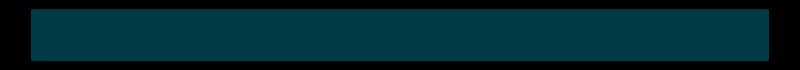
<?xml version="1.0" encoding="UTF-8"?>
<ui version="4.0">
 <class>MainWindow</class>
 <widget class="QMainWindow" name="MainWindow">
  <property name="geometry">
   <rect>
    <x>0</x>
    <y>0</y>
    <width>800</width>
    <height>70</height>
   </rect>
  </property>
  <property name="palette">
   <palette>
    <active>
     <colorrole role="Button">
      <brush brushstyle="SolidPattern">
       <color alpha="255">
        <red>0</red>
        <green>0</green>
        <blue>0</blue>
       </color>
      </brush>
     </colorrole>
     <colorrole role="Light">
      <brush brushstyle="SolidPattern">
       <color alpha="255">
        <red>0</red>
        <green>0</green>
        <blue>0</blue>
       </color>
      </brush>
     </colorrole>
     <colorrole role="Midlight">
      <brush brushstyle="SolidPattern">
       <color alpha="255">
        <red>0</red>
        <green>59</green>
        <blue>70</blue>
       </color>
      </brush>
     </colorrole>
     <colorrole role="Dark">
      <brush brushstyle="SolidPattern">
       <color alpha="255">
        <red>0</red>
        <green>59</green>
        <blue>70</blue>
       </color>
      </brush>
     </colorrole>
     <colorrole role="Mid">
      <brush brushstyle="SolidPattern">
       <color alpha="255">
        <red>0</red>
        <green>0</green>
        <blue>0</blue>
       </color>
      </brush>
     </colorrole>
     <colorrole role="BrightText">
      <brush brushstyle="SolidPattern">
       <color alpha="255">
        <red>0</red>
        <green>59</green>
        <blue>70</blue>
       </color>
      </brush>
     </colorrole>
     <colorrole role="Base">
      <brush brushstyle="SolidPattern">
       <color alpha="255">
        <red>0</red>
        <green>0</green>
        <blue>0</blue>
       </color>
      </brush>
     </colorrole>
     <colorrole role="Window">
      <brush brushstyle="SolidPattern">
       <color alpha="255">
        <red>0</red>
        <green>0</green>
        <blue>0</blue>
       </color>
      </brush>
     </colorrole>
     <colorrole role="Shadow">
      <brush brushstyle="SolidPattern">
       <color alpha="255">
        <red>0</red>
        <green>0</green>
        <blue>0</blue>
       </color>
      </brush>
     </colorrole>
     <colorrole role="HighlightedText">
      <brush brushstyle="SolidPattern">
       <color alpha="255">
        <red>0</red>
        <green>59</green>
        <blue>70</blue>
       </color>
      </brush>
     </colorrole>
     <colorrole role="AlternateBase">
      <brush brushstyle="SolidPattern">
       <color alpha="255">
        <red>0</red>
        <green>59</green>
        <blue>70</blue>
       </color>
      </brush>
     </colorrole>
     <colorrole role="ToolTipBase">
      <brush brushstyle="SolidPattern">
       <color alpha="255">
        <red>0</red>
        <green>59</green>
        <blue>70</blue>
       </color>
      </brush>
     </colorrole>
    </active>
    <inactive>
     <colorrole role="Button">
      <brush brushstyle="SolidPattern">
       <color alpha="255">
        <red>0</red>
        <green>0</green>
        <blue>0</blue>
       </color>
      </brush>
     </colorrole>
     <colorrole role="Light">
      <brush brushstyle="SolidPattern">
       <color alpha="255">
        <red>0</red>
        <green>0</green>
        <blue>0</blue>
       </color>
      </brush>
     </colorrole>
     <colorrole role="Midlight">
      <brush brushstyle="SolidPattern">
       <color alpha="255">
        <red>0</red>
        <green>59</green>
        <blue>70</blue>
       </color>
      </brush>
     </colorrole>
     <colorrole role="Dark">
      <brush brushstyle="SolidPattern">
       <color alpha="255">
        <red>0</red>
        <green>59</green>
        <blue>70</blue>
       </color>
      </brush>
     </colorrole>
     <colorrole role="Mid">
      <brush brushstyle="SolidPattern">
       <color alpha="255">
        <red>0</red>
        <green>0</green>
        <blue>0</blue>
       </color>
      </brush>
     </colorrole>
     <colorrole role="BrightText">
      <brush brushstyle="SolidPattern">
       <color alpha="255">
        <red>0</red>
        <green>59</green>
        <blue>70</blue>
       </color>
      </brush>
     </colorrole>
     <colorrole role="Base">
      <brush brushstyle="SolidPattern">
       <color alpha="255">
        <red>0</red>
        <green>0</green>
        <blue>0</blue>
       </color>
      </brush>
     </colorrole>
     <colorrole role="Window">
      <brush brushstyle="SolidPattern">
       <color alpha="255">
        <red>0</red>
        <green>0</green>
        <blue>0</blue>
       </color>
      </brush>
     </colorrole>
     <colorrole role="Shadow">
      <brush brushstyle="SolidPattern">
       <color alpha="255">
        <red>0</red>
        <green>0</green>
        <blue>0</blue>
       </color>
      </brush>
     </colorrole>
     <colorrole role="HighlightedText">
      <brush brushstyle="SolidPattern">
       <color alpha="255">
        <red>0</red>
        <green>59</green>
        <blue>70</blue>
       </color>
      </brush>
     </colorrole>
     <colorrole role="AlternateBase">
      <brush brushstyle="SolidPattern">
       <color alpha="255">
        <red>0</red>
        <green>59</green>
        <blue>70</blue>
       </color>
      </brush>
     </colorrole>
     <colorrole role="ToolTipBase">
      <brush brushstyle="SolidPattern">
       <color alpha="255">
        <red>0</red>
        <green>59</green>
        <blue>70</blue>
       </color>
      </brush>
     </colorrole>
    </inactive>
    <disabled>
     <colorrole role="WindowText">
      <brush brushstyle="SolidPattern">
       <color alpha="255">
        <red>0</red>
        <green>59</green>
        <blue>70</blue>
       </color>
      </brush>
     </colorrole>
     <colorrole role="Button">
      <brush brushstyle="SolidPattern">
       <color alpha="255">
        <red>0</red>
        <green>0</green>
        <blue>0</blue>
       </color>
      </brush>
     </colorrole>
     <colorrole role="Light">
      <brush brushstyle="SolidPattern">
       <color alpha="255">
        <red>0</red>
        <green>0</green>
        <blue>0</blue>
       </color>
      </brush>
     </colorrole>
     <colorrole role="Midlight">
      <brush brushstyle="SolidPattern">
       <color alpha="255">
        <red>0</red>
        <green>59</green>
        <blue>70</blue>
       </color>
      </brush>
     </colorrole>
     <colorrole role="Dark">
      <brush brushstyle="SolidPattern">
       <color alpha="255">
        <red>0</red>
        <green>59</green>
        <blue>70</blue>
       </color>
      </brush>
     </colorrole>
     <colorrole role="Mid">
      <brush brushstyle="SolidPattern">
       <color alpha="255">
        <red>0</red>
        <green>0</green>
        <blue>0</blue>
       </color>
      </brush>
     </colorrole>
     <colorrole role="Text">
      <brush brushstyle="SolidPattern">
       <color alpha="255">
        <red>0</red>
        <green>59</green>
        <blue>70</blue>
       </color>
      </brush>
     </colorrole>
     <colorrole role="BrightText">
      <brush brushstyle="SolidPattern">
       <color alpha="255">
        <red>0</red>
        <green>59</green>
        <blue>70</blue>
       </color>
      </brush>
     </colorrole>
     <colorrole role="ButtonText">
      <brush brushstyle="SolidPattern">
       <color alpha="255">
        <red>0</red>
        <green>59</green>
        <blue>70</blue>
       </color>
      </brush>
     </colorrole>
     <colorrole role="Base">
      <brush brushstyle="SolidPattern">
       <color alpha="255">
        <red>0</red>
        <green>0</green>
        <blue>0</blue>
       </color>
      </brush>
     </colorrole>
     <colorrole role="Window">
      <brush brushstyle="SolidPattern">
       <color alpha="255">
        <red>0</red>
        <green>0</green>
        <blue>0</blue>
       </color>
      </brush>
     </colorrole>
     <colorrole role="Shadow">
      <brush brushstyle="SolidPattern">
       <color alpha="255">
        <red>0</red>
        <green>0</green>
        <blue>0</blue>
       </color>
      </brush>
     </colorrole>
     <colorrole role="HighlightedText">
      <brush brushstyle="SolidPattern">
       <color alpha="255">
        <red>0</red>
        <green>59</green>
        <blue>70</blue>
       </color>
      </brush>
     </colorrole>
     <colorrole role="AlternateBase">
      <brush brushstyle="SolidPattern">
       <color alpha="255">
        <red>0</red>
        <green>59</green>
        <blue>70</blue>
       </color>
      </brush>
     </colorrole>
     <colorrole role="ToolTipBase">
      <brush brushstyle="SolidPattern">
       <color alpha="255">
        <red>0</red>
        <green>59</green>
        <blue>70</blue>
       </color>
      </brush>
     </colorrole>
    </disabled>
   </palette>
  </property>
  <property name="windowTitle">
   <string>MainWindow</string>
  </property>
  <widget class="QWidget" name="centralwidget">
   <property name="palette">
    <palette>
     <active>
      <colorrole role="Button">
       <brush brushstyle="SolidPattern">
        <color alpha="255">
         <red>0</red>
         <green>59</green>
         <blue>70</blue>
        </color>
       </brush>
      </colorrole>
      <colorrole role="Midlight">
       <brush brushstyle="SolidPattern">
        <color alpha="255">
         <red>0</red>
         <green>59</green>
         <blue>70</blue>
        </color>
       </brush>
      </colorrole>
      <colorrole role="Dark">
       <brush brushstyle="SolidPattern">
        <color alpha="255">
         <red>0</red>
         <green>59</green>
         <blue>70</blue>
        </color>
       </brush>
      </colorrole>
      <colorrole role="Mid">
       <brush brushstyle="SolidPattern">
        <color alpha="255">
         <red>0</red>
         <green>59</green>
         <blue>70</blue>
        </color>
       </brush>
      </colorrole>
      <colorrole role="BrightText">
       <brush brushstyle="SolidPattern">
        <color alpha="255">
         <red>0</red>
         <green>59</green>
         <blue>70</blue>
        </color>
       </brush>
      </colorrole>
      <colorrole role="Base">
       <brush brushstyle="SolidPattern">
        <color alpha="255">
         <red>0</red>
         <green>59</green>
         <blue>70</blue>
        </color>
       </brush>
      </colorrole>
      <colorrole role="Window">
       <brush brushstyle="SolidPattern">
        <color alpha="255">
         <red>0</red>
         <green>59</green>
         <blue>70</blue>
        </color>
       </brush>
      </colorrole>
      <colorrole role="HighlightedText">
       <brush brushstyle="SolidPattern">
        <color alpha="255">
         <red>0</red>
         <green>59</green>
         <blue>70</blue>
        </color>
       </brush>
      </colorrole>
      <colorrole role="AlternateBase">
       <brush brushstyle="SolidPattern">
        <color alpha="255">
         <red>0</red>
         <green>59</green>
         <blue>70</blue>
        </color>
       </brush>
      </colorrole>
      <colorrole role="ToolTipBase">
       <brush brushstyle="SolidPattern">
        <color alpha="255">
         <red>0</red>
         <green>59</green>
         <blue>70</blue>
        </color>
       </brush>
      </colorrole>
     </active>
     <inactive>
      <colorrole role="Button">
       <brush brushstyle="SolidPattern">
        <color alpha="255">
         <red>0</red>
         <green>59</green>
         <blue>70</blue>
        </color>
       </brush>
      </colorrole>
      <colorrole role="Midlight">
       <brush brushstyle="SolidPattern">
        <color alpha="255">
         <red>0</red>
         <green>59</green>
         <blue>70</blue>
        </color>
       </brush>
      </colorrole>
      <colorrole role="Dark">
       <brush brushstyle="SolidPattern">
        <color alpha="255">
         <red>0</red>
         <green>59</green>
         <blue>70</blue>
        </color>
       </brush>
      </colorrole>
      <colorrole role="Mid">
       <brush brushstyle="SolidPattern">
        <color alpha="255">
         <red>0</red>
         <green>59</green>
         <blue>70</blue>
        </color>
       </brush>
      </colorrole>
      <colorrole role="BrightText">
       <brush brushstyle="SolidPattern">
        <color alpha="255">
         <red>0</red>
         <green>59</green>
         <blue>70</blue>
        </color>
       </brush>
      </colorrole>
      <colorrole role="Base">
       <brush brushstyle="SolidPattern">
        <color alpha="255">
         <red>0</red>
         <green>59</green>
         <blue>70</blue>
        </color>
       </brush>
      </colorrole>
      <colorrole role="Window">
       <brush brushstyle="SolidPattern">
        <color alpha="255">
         <red>0</red>
         <green>59</green>
         <blue>70</blue>
        </color>
       </brush>
      </colorrole>
      <colorrole role="HighlightedText">
       <brush brushstyle="SolidPattern">
        <color alpha="255">
         <red>0</red>
         <green>59</green>
         <blue>70</blue>
        </color>
       </brush>
      </colorrole>
      <colorrole role="AlternateBase">
       <brush brushstyle="SolidPattern">
        <color alpha="255">
         <red>0</red>
         <green>59</green>
         <blue>70</blue>
        </color>
       </brush>
      </colorrole>
      <colorrole role="ToolTipBase">
       <brush brushstyle="SolidPattern">
        <color alpha="255">
         <red>0</red>
         <green>59</green>
         <blue>70</blue>
        </color>
       </brush>
      </colorrole>
     </inactive>
     <disabled>
      <colorrole role="WindowText">
       <brush brushstyle="SolidPattern">
        <color alpha="255">
         <red>0</red>
         <green>59</green>
         <blue>70</blue>
        </color>
       </brush>
      </colorrole>
      <colorrole role="Button">
       <brush brushstyle="SolidPattern">
        <color alpha="255">
         <red>0</red>
         <green>59</green>
         <blue>70</blue>
        </color>
       </brush>
      </colorrole>
      <colorrole role="Midlight">
       <brush brushstyle="SolidPattern">
        <color alpha="255">
         <red>0</red>
         <green>59</green>
         <blue>70</blue>
        </color>
       </brush>
      </colorrole>
      <colorrole role="Dark">
       <brush brushstyle="SolidPattern">
        <color alpha="255">
         <red>0</red>
         <green>59</green>
         <blue>70</blue>
        </color>
       </brush>
      </colorrole>
      <colorrole role="Mid">
       <brush brushstyle="SolidPattern">
        <color alpha="255">
         <red>0</red>
         <green>59</green>
         <blue>70</blue>
        </color>
       </brush>
      </colorrole>
      <colorrole role="Text">
       <brush brushstyle="SolidPattern">
        <color alpha="255">
         <red>0</red>
         <green>59</green>
         <blue>70</blue>
        </color>
       </brush>
      </colorrole>
      <colorrole role="BrightText">
       <brush brushstyle="SolidPattern">
        <color alpha="255">
         <red>0</red>
         <green>59</green>
         <blue>70</blue>
        </color>
       </brush>
      </colorrole>
      <colorrole role="ButtonText">
       <brush brushstyle="SolidPattern">
        <color alpha="255">
         <red>0</red>
         <green>59</green>
         <blue>70</blue>
        </color>
       </brush>
      </colorrole>
      <colorrole role="Base">
       <brush brushstyle="SolidPattern">
        <color alpha="255">
         <red>0</red>
         <green>59</green>
         <blue>70</blue>
        </color>
       </brush>
      </colorrole>
      <colorrole role="Window">
       <brush brushstyle="SolidPattern">
        <color alpha="255">
         <red>0</red>
         <green>59</green>
         <blue>70</blue>
        </color>
       </brush>
      </colorrole>
      <colorrole role="HighlightedText">
       <brush brushstyle="SolidPattern">
        <color alpha="255">
         <red>0</red>
         <green>59</green>
         <blue>70</blue>
        </color>
       </brush>
      </colorrole>
      <colorrole role="AlternateBase">
       <brush brushstyle="SolidPattern">
        <color alpha="255">
         <red>0</red>
         <green>59</green>
         <blue>70</blue>
        </color>
       </brush>
      </colorrole>
      <colorrole role="ToolTipBase">
       <brush brushstyle="SolidPattern">
        <color alpha="255">
         <red>0</red>
         <green>59</green>
         <blue>70</blue>
        </color>
       </brush>
      </colorrole>
     </disabled>
    </palette>
   </property>
   <widget class="QLineEdit" name="lineEdit">
    <property name="enabled">
     <bool>true</bool>
    </property>
    <property name="geometry">
     <rect>
      <x>30</x>
      <y>8</y>
      <width>740</width>
      <height>54</height>
     </rect>
    </property>
    <property name="palette">
     <palette>
      <active>
       <colorrole role="WindowText">
        <brush brushstyle="SolidPattern">
         <color alpha="255">
          <red>0</red>
          <green>0</green>
          <blue>0</blue>
         </color>
        </brush>
       </colorrole>
       <colorrole role="Button">
        <brush brushstyle="SolidPattern">
         <color alpha="255">
          <red>0</red>
          <green>0</green>
          <blue>0</blue>
         </color>
        </brush>
       </colorrole>
       <colorrole role="Light">
        <brush brushstyle="SolidPattern">
         <color alpha="255">
          <red>0</red>
          <green>0</green>
          <blue>0</blue>
         </color>
        </brush>
       </colorrole>
       <colorrole role="Midlight">
        <brush brushstyle="SolidPattern">
         <color alpha="255">
          <red>0</red>
          <green>0</green>
          <blue>0</blue>
         </color>
        </brush>
       </colorrole>
       <colorrole role="Dark">
        <brush brushstyle="SolidPattern">
         <color alpha="255">
          <red>0</red>
          <green>0</green>
          <blue>0</blue>
         </color>
        </brush>
       </colorrole>
       <colorrole role="Mid">
        <brush brushstyle="SolidPattern">
         <color alpha="255">
          <red>0</red>
          <green>0</green>
          <blue>0</blue>
         </color>
        </brush>
       </colorrole>
       <colorrole role="Text">
        <brush brushstyle="SolidPattern">
         <color alpha="255">
          <red>196</red>
          <green>223</green>
          <blue>230</blue>
         </color>
        </brush>
       </colorrole>
       <colorrole role="BrightText">
        <brush brushstyle="SolidPattern">
         <color alpha="255">
          <red>0</red>
          <green>0</green>
          <blue>0</blue>
         </color>
        </brush>
       </colorrole>
       <colorrole role="ButtonText">
        <brush brushstyle="SolidPattern">
         <color alpha="255">
          <red>0</red>
          <green>0</green>
          <blue>0</blue>
         </color>
        </brush>
       </colorrole>
       <colorrole role="Base">
        <brush brushstyle="SolidPattern">
         <color alpha="255">
          <red>0</red>
          <green>59</green>
          <blue>70</blue>
         </color>
        </brush>
       </colorrole>
       <colorrole role="Window">
        <brush brushstyle="SolidPattern">
         <color alpha="255">
          <red>0</red>
          <green>0</green>
          <blue>0</blue>
         </color>
        </brush>
       </colorrole>
       <colorrole role="Shadow">
        <brush brushstyle="SolidPattern">
         <color alpha="255">
          <red>0</red>
          <green>0</green>
          <blue>0</blue>
         </color>
        </brush>
       </colorrole>
       <colorrole role="Highlight">
        <brush brushstyle="SolidPattern">
         <color alpha="255">
          <red>0</red>
          <green>0</green>
          <blue>0</blue>
         </color>
        </brush>
       </colorrole>
       <colorrole role="HighlightedText">
        <brush brushstyle="SolidPattern">
         <color alpha="255">
          <red>0</red>
          <green>0</green>
          <blue>0</blue>
         </color>
        </brush>
       </colorrole>
       <colorrole role="Link">
        <brush brushstyle="SolidPattern">
         <color alpha="255">
          <red>0</red>
          <green>0</green>
          <blue>0</blue>
         </color>
        </brush>
       </colorrole>
       <colorrole role="LinkVisited">
        <brush brushstyle="SolidPattern">
         <color alpha="255">
          <red>0</red>
          <green>0</green>
          <blue>0</blue>
         </color>
        </brush>
       </colorrole>
       <colorrole role="AlternateBase">
        <brush brushstyle="SolidPattern">
         <color alpha="255">
          <red>0</red>
          <green>0</green>
          <blue>0</blue>
         </color>
        </brush>
       </colorrole>
       <colorrole role="ToolTipBase">
        <brush brushstyle="SolidPattern">
         <color alpha="255">
          <red>0</red>
          <green>0</green>
          <blue>0</blue>
         </color>
        </brush>
       </colorrole>
       <colorrole role="ToolTipText">
        <brush brushstyle="SolidPattern">
         <color alpha="255">
          <red>0</red>
          <green>0</green>
          <blue>0</blue>
         </color>
        </brush>
       </colorrole>
       <colorrole role="PlaceholderText">
        <brush brushstyle="SolidPattern">
         <color alpha="127">
          <red>0</red>
          <green>0</green>
          <blue>0</blue>
         </color>
        </brush>
       </colorrole>
      </active>
      <inactive>
       <colorrole role="WindowText">
        <brush brushstyle="SolidPattern">
         <color alpha="255">
          <red>0</red>
          <green>0</green>
          <blue>0</blue>
         </color>
        </brush>
       </colorrole>
       <colorrole role="Button">
        <brush brushstyle="SolidPattern">
         <color alpha="255">
          <red>0</red>
          <green>0</green>
          <blue>0</blue>
         </color>
        </brush>
       </colorrole>
       <colorrole role="Light">
        <brush brushstyle="SolidPattern">
         <color alpha="255">
          <red>0</red>
          <green>0</green>
          <blue>0</blue>
         </color>
        </brush>
       </colorrole>
       <colorrole role="Midlight">
        <brush brushstyle="SolidPattern">
         <color alpha="255">
          <red>0</red>
          <green>0</green>
          <blue>0</blue>
         </color>
        </brush>
       </colorrole>
       <colorrole role="Dark">
        <brush brushstyle="SolidPattern">
         <color alpha="255">
          <red>0</red>
          <green>0</green>
          <blue>0</blue>
         </color>
        </brush>
       </colorrole>
       <colorrole role="Mid">
        <brush brushstyle="SolidPattern">
         <color alpha="255">
          <red>0</red>
          <green>0</green>
          <blue>0</blue>
         </color>
        </brush>
       </colorrole>
       <colorrole role="Text">
        <brush brushstyle="SolidPattern">
         <color alpha="255">
          <red>196</red>
          <green>223</green>
          <blue>230</blue>
         </color>
        </brush>
       </colorrole>
       <colorrole role="BrightText">
        <brush brushstyle="SolidPattern">
         <color alpha="255">
          <red>0</red>
          <green>0</green>
          <blue>0</blue>
         </color>
        </brush>
       </colorrole>
       <colorrole role="ButtonText">
        <brush brushstyle="SolidPattern">
         <color alpha="255">
          <red>0</red>
          <green>0</green>
          <blue>0</blue>
         </color>
        </brush>
       </colorrole>
       <colorrole role="Base">
        <brush brushstyle="SolidPattern">
         <color alpha="255">
          <red>0</red>
          <green>59</green>
          <blue>70</blue>
         </color>
        </brush>
       </colorrole>
       <colorrole role="Window">
        <brush brushstyle="SolidPattern">
         <color alpha="255">
          <red>0</red>
          <green>0</green>
          <blue>0</blue>
         </color>
        </brush>
       </colorrole>
       <colorrole role="Shadow">
        <brush brushstyle="SolidPattern">
         <color alpha="255">
          <red>0</red>
          <green>0</green>
          <blue>0</blue>
         </color>
        </brush>
       </colorrole>
       <colorrole role="Highlight">
        <brush brushstyle="SolidPattern">
         <color alpha="255">
          <red>0</red>
          <green>0</green>
          <blue>0</blue>
         </color>
        </brush>
       </colorrole>
       <colorrole role="HighlightedText">
        <brush brushstyle="SolidPattern">
         <color alpha="255">
          <red>0</red>
          <green>0</green>
          <blue>0</blue>
         </color>
        </brush>
       </colorrole>
       <colorrole role="Link">
        <brush brushstyle="SolidPattern">
         <color alpha="255">
          <red>0</red>
          <green>0</green>
          <blue>0</blue>
         </color>
        </brush>
       </colorrole>
       <colorrole role="LinkVisited">
        <brush brushstyle="SolidPattern">
         <color alpha="255">
          <red>0</red>
          <green>0</green>
          <blue>0</blue>
         </color>
        </brush>
       </colorrole>
       <colorrole role="AlternateBase">
        <brush brushstyle="SolidPattern">
         <color alpha="255">
          <red>0</red>
          <green>0</green>
          <blue>0</blue>
         </color>
        </brush>
       </colorrole>
       <colorrole role="ToolTipBase">
        <brush brushstyle="SolidPattern">
         <color alpha="255">
          <red>0</red>
          <green>0</green>
          <blue>0</blue>
         </color>
        </brush>
       </colorrole>
       <colorrole role="ToolTipText">
        <brush brushstyle="SolidPattern">
         <color alpha="255">
          <red>0</red>
          <green>0</green>
          <blue>0</blue>
         </color>
        </brush>
       </colorrole>
       <colorrole role="PlaceholderText">
        <brush brushstyle="SolidPattern">
         <color alpha="127">
          <red>0</red>
          <green>0</green>
          <blue>0</blue>
         </color>
        </brush>
       </colorrole>
      </inactive>
      <disabled>
       <colorrole role="WindowText">
        <brush brushstyle="SolidPattern">
         <color alpha="255">
          <red>0</red>
          <green>0</green>
          <blue>0</blue>
         </color>
        </brush>
       </colorrole>
       <colorrole role="Button">
        <brush brushstyle="SolidPattern">
         <color alpha="255">
          <red>0</red>
          <green>0</green>
          <blue>0</blue>
         </color>
        </brush>
       </colorrole>
       <colorrole role="Light">
        <brush brushstyle="SolidPattern">
         <color alpha="255">
          <red>0</red>
          <green>0</green>
          <blue>0</blue>
         </color>
        </brush>
       </colorrole>
       <colorrole role="Midlight">
        <brush brushstyle="SolidPattern">
         <color alpha="255">
          <red>0</red>
          <green>0</green>
          <blue>0</blue>
         </color>
        </brush>
       </colorrole>
       <colorrole role="Dark">
        <brush brushstyle="SolidPattern">
         <color alpha="255">
          <red>0</red>
          <green>0</green>
          <blue>0</blue>
         </color>
        </brush>
       </colorrole>
       <colorrole role="Mid">
        <brush brushstyle="SolidPattern">
         <color alpha="255">
          <red>0</red>
          <green>0</green>
          <blue>0</blue>
         </color>
        </brush>
       </colorrole>
       <colorrole role="Text">
        <brush brushstyle="SolidPattern">
         <color alpha="255">
          <red>0</red>
          <green>0</green>
          <blue>0</blue>
         </color>
        </brush>
       </colorrole>
       <colorrole role="BrightText">
        <brush brushstyle="SolidPattern">
         <color alpha="255">
          <red>0</red>
          <green>0</green>
          <blue>0</blue>
         </color>
        </brush>
       </colorrole>
       <colorrole role="ButtonText">
        <brush brushstyle="SolidPattern">
         <color alpha="255">
          <red>0</red>
          <green>0</green>
          <blue>0</blue>
         </color>
        </brush>
       </colorrole>
       <colorrole role="Base">
        <brush brushstyle="SolidPattern">
         <color alpha="255">
          <red>0</red>
          <green>0</green>
          <blue>0</blue>
         </color>
        </brush>
       </colorrole>
       <colorrole role="Window">
        <brush brushstyle="SolidPattern">
         <color alpha="255">
          <red>0</red>
          <green>0</green>
          <blue>0</blue>
         </color>
        </brush>
       </colorrole>
       <colorrole role="Shadow">
        <brush brushstyle="SolidPattern">
         <color alpha="255">
          <red>0</red>
          <green>0</green>
          <blue>0</blue>
         </color>
        </brush>
       </colorrole>
       <colorrole role="HighlightedText">
        <brush brushstyle="SolidPattern">
         <color alpha="255">
          <red>0</red>
          <green>0</green>
          <blue>0</blue>
         </color>
        </brush>
       </colorrole>
       <colorrole role="Link">
        <brush brushstyle="SolidPattern">
         <color alpha="255">
          <red>0</red>
          <green>0</green>
          <blue>0</blue>
         </color>
        </brush>
       </colorrole>
       <colorrole role="LinkVisited">
        <brush brushstyle="SolidPattern">
         <color alpha="255">
          <red>0</red>
          <green>0</green>
          <blue>0</blue>
         </color>
        </brush>
       </colorrole>
       <colorrole role="AlternateBase">
        <brush brushstyle="SolidPattern">
         <color alpha="255">
          <red>0</red>
          <green>0</green>
          <blue>0</blue>
         </color>
        </brush>
       </colorrole>
       <colorrole role="ToolTipBase">
        <brush brushstyle="SolidPattern">
         <color alpha="255">
          <red>0</red>
          <green>0</green>
          <blue>0</blue>
         </color>
        </brush>
       </colorrole>
       <colorrole role="ToolTipText">
        <brush brushstyle="SolidPattern">
         <color alpha="255">
          <red>0</red>
          <green>0</green>
          <blue>0</blue>
         </color>
        </brush>
       </colorrole>
       <colorrole role="PlaceholderText">
        <brush brushstyle="SolidPattern">
         <color alpha="127">
          <red>0</red>
          <green>0</green>
          <blue>0</blue>
         </color>
        </brush>
       </colorrole>
      </disabled>
     </palette>
    </property>
    <property name="font">
     <font>
      <family>Segoe UI Variable Text</family>
      <pointsize>20</pointsize>
      <bold>false</bold>
     </font>
    </property>
    <property name="cursorPosition">
     <number>0</number>
    </property>
    <property name="placeholderText">
     <string/>
    </property>
   </widget>
  </widget>
 </widget>
 <resources/>
 <connections/>
</ui>
